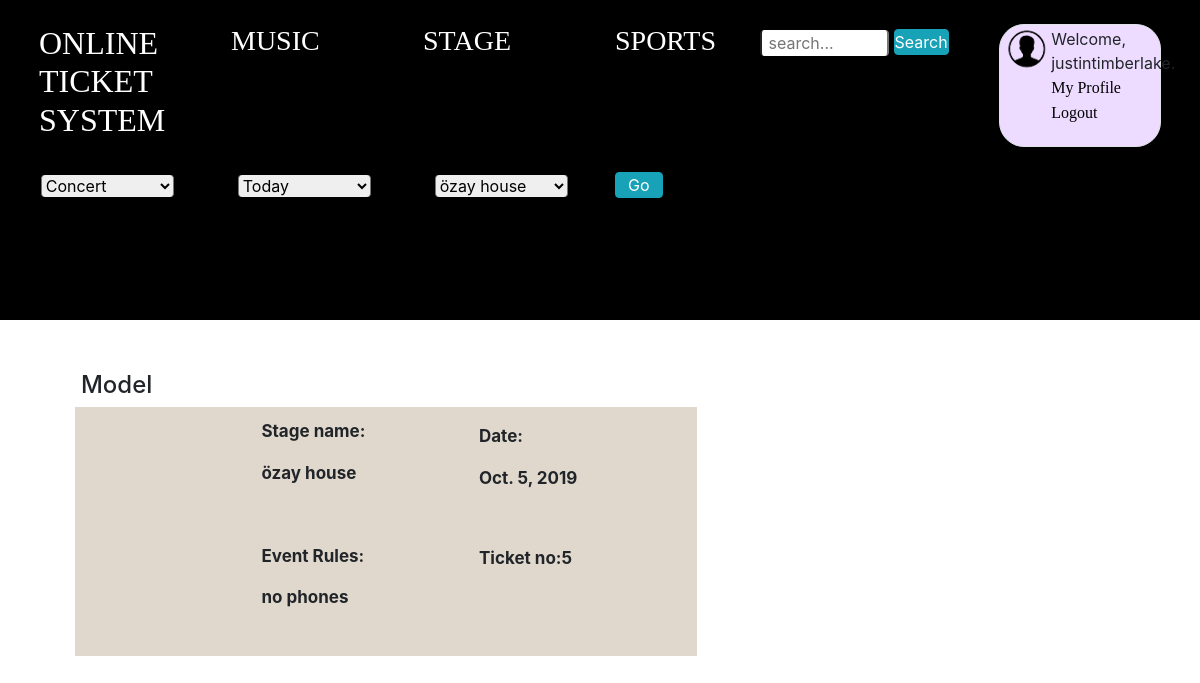
Page /account/tickets/5/preview (signed in) on the committed database.
### website/models.py (models this page shows, shortened)
class Ticket(models.Model):
    event = models.ForeignKey(Event, on_delete=models.CASCADE)
    seat_number = models.CharField(max_length=10)
    user = models.ForeignKey(User, on_delete=models.CASCADE, null=True, blank=True)
    transaction = models.ForeignKey(Transaction, on_delete=models.CASCADE)

class Event(models.Model):
    TYPE = (
        ('C', 'Concert'),
        ('T', 'Theatre'),
        ('S', 'Sports')
    )
    name = models.CharField(max_length=50)
    stage = models.ForeignKey(Stage, on_delete=models.CASCADE)
    owner = models.ForeignKey(UserProfile, on_delete=models.CASCADE, null=True)
    date = models.DateField()
    quota = models.IntegerField()
    quotastart = models.IntegerField()
    price = models.IntegerField()
    type = models.CharField(max_length=1, choices=TYPE)
    isAvailable = models.BooleanField(default=False)
    isAccepted = models.BooleanField(default=False)
    isRejected = models.BooleanField(default=False)
    rules = models.CharField(max_length=500)
    img = models.URLField(null=True, blank=True)

class Stage(models.Model):
    place = models.CharField(max_length=100)
    address = models.CharField(max_length=200)
    quota = models.IntegerField()
    def __str__(self):
        return '' + self.place

### website/views.py (the view)
# urls.py: path('account/tickets/<int:pk>/preview', views.ticket_preview, name='ticket_preview'),
@login_required
def ticket_preview(request, pk):
    ticket = get_object_or_404(Ticket, pk=pk)
    context = {"ticket": ticket}
    return render(request, 'ticket/ticket_review.html', context)

### website/views.py (called while the page is built)
def return_stage_list(request):
    return {'stage_list': Stage.objects.all()}

### templates/ticket/ticket_review.html (shortened to what this page needs)
{%  extends 'base.html' %}
    {% block head %}
        {% load static %}
        <link rel="stylesheet" type="text/css" href="{% static "css/ticket/ticket_review.css" %}">
    {% endblock %}
{% block content %}
  <div id="mainDiv">
    <div id="gizem">
     <div class="frow">
      <h4 id="head">{{ ticket.event.name }}</h4>
      <div id="firstblock">
        <div class="photo">
      </div>
        <div id="details">
          <p >Date:</p >
          <p>{{ ticket.event.date }}</p>
        </div>
        <div id="Stage">
          <p >Stage name:</p >
          <p>{{ ticket.event.stage }}</p>
        </div>
        <div id="eventdetails">
          <p >Event Rules:</p >
          <p>{{ ticket.event.rules }}</p>
        </div>
          <div id="tno">
          <p>Ticket no:{{ ticket.pk }}</p>
        </div>
      </div>
    </div>
    </div>
  </div>
{% endblock %}

### templates/base.html (shortened to what this page needs)
<!DOCTYPE html>
<html lang="en">
<head>
    <link rel="stylesheet" href="https://stackpath.bootstrapcdn.com/bootstrap/4.4.1/css/bootstrap.min.css">
     {% block head %}
             {% endblock %}
     {% load static %}
    <link rel="stylesheet" type="text/css" href="{% static 'css/base.css' %}">
</head>
<body>
    <header>
  <video playsinline="playsinline" autoplay="autoplay" muted="muted" loop="loop">
    <source src="{% static 'media/homevideo.mp4' %}" type="video/mp4">
  </video>
        <div class="row" id='mainRow'>
            <div class="col-sm-2">
                <div id="webSiteName">
                    <a href="{%  url 'home' %}">
                        <h2>Online Ticket System</h2>
                    </a>
                </div>
            </div>
            <div class="col-sm-2">
                <div class="topicsName">
                    <a href="{% url 'concert_event'  %} ">
                        <h3>Music</h3>
                    </a>
                </div>
            </div>
            <div class="col-sm-2">
                <div class="topicsName">
                    <a href="{% url 'theatre_event'  %} ">
                        <h3>Stage</h3>
                    </a>
                </div>
            </div>
            <div class="col-sm-1">
                <div class="topicsName">
                    <a href="{% url 'sport_event'  %} ">
                        <h3>Sports</h3>
                    </a>
                </div>
            </div>
            <div class="col-md-3">
                <div class="search-container">
                    <form method="GET" action="{% url 'overall_search' %}">
                    <input required name="q" value="{{ request.GET.q }}" placeholder=" search...">
                    <button class="btn btn-info py-0 px-0" type="submit">Search</button>
                    </form>
                </div>
            </div>
            <div class="col-sm-2">
            <div class="border">
                <div class="avatarDiv">
                    <img src={% static "media/user-avatar.png" %} alt="user-avatar">
                </div>
                <div class="accountTextDiv">
                    {% if user.is_authenticated %}
                    <p class="login">Welcome, {{ user.get_username }}.
                    <a href="{% url 'my_profile' %}">My Profile</a>
                        <a href="{% url 'logout' %}">Logout</a></p>
                    {% else %}
                    <p><a  href="{% url 'login' %}">Login</a></p>
                    {% endif %}
                </div>
            </div>
            </div>
        </div>
        <div class="row" id='searchFilterRow'>
            <table>
            <form action="{% url 'opinion_search' %}" method="post" >
            <div class="col-sm-2">
                <div class="categories">
                    <select name="categories">
                        <option value="C">Concert</option>
                    </select>
                </div>
            </div>
            <div class="col-sm-2">
                <div class="categories">
                    <select name="dates">
                        <option value="Today">Today</option>
                    </select>
                </div>
            </div>
            <div class="col-sm-2">
                <div class="categories">
                    <select name="stage_names">
                       {% for stage in stage_list %}
                        <option value="{{ stage.place }}">{{ stage.place }}</option>
                        {% endfor %}
                    </select>
                </div>
            </div>
            <div class="col-sm-1">
                <div class="categories">
                     <button class="btn btn-info py-0 " type="submit">Go</button>
            </div>
                </div>
            </form>
</table>
        </div>
    </header>
    <div class="container-xl">
            {% block content %}
             {% endblock %}
    </div>
</body>
</html>

### website/static/css/ticket/ticket_review.css (style rules this page uses)
#mainDiv { float: none; width: 100%; height: 768px; margin: auto; }
#gizem { position: relative; width: 100%; height: 90%; }
#head { position: relative; padding:6px; width: 40%; top: 3%; left:1%; }
#firstblock { position: relative; background-color:#e0d8cd; bottom: 6%; top:1%; height:72%; width:80%; left:1%; }
.frow { position:relative; top: 5%; margin-left:2%; width:70%; height:50%; }
#details { position: relative; width:30%; height: 40%; margin-left: 30%; bottom: 43%; left: 35%; }
#firstblock p { font-size: 17px; font-weight: bold; }
#Stage { position: relative; width:30%; height: 40%; margin-left: 30%; bottom: 85%; }
#tno { position: relative; left: 65%; bottom:111%; }
#eventdetails { position: relative; width:50%; height: 37%; margin-left: 30%; bottom: 75%;: left: 0.3%; }
.photo { position:relative; width: 25%; height: 50%; }

### website/static/css/base.css (style rules this page uses)
body { width: 100%; }
a { color: white; font-family: "Century Gothic", serif; text-decoration: none; text-transform: uppercase; }
.accountTextDiv a { color: white; font-family: "Century Gothic", serif; text-decoration: none; text-transform: initial; }
header { position: relative; background-color: black; height: 40vh; min-height: 15rem; width: 100%; overflow: hidden; }
header video { position: absolute; top: 50%; left: 50%; min-width: 100%; min-height: 100%; width: auto; height: auto; z-index: 0; -ms-transform: translateX(-50%) translateY(-50%); -moz-transform: translateX(-50%) translateY(-50%); -webkit-transform: translateX(-50%) translateY(-50%); transform: translateX(-50%) translateY(-50%); }
#webSiteName { float: left; width: 14%; height: 95%; margin: auto; }
.topicsName { float: left; width: 14%; height: 95%; margin: auto; }
.avatarDiv { float: left; width: 30%; height: 95%; margin: auto; margin-left: 2%; }
.avatarDiv img { max-width: 100%; max-height: 100%; }
.border { border-radius: 25px; border-color: #eddcff ; background: #eddcff; width: 100%; height: 100%; }
.accountTextDiv { float: left; width: 60%; height: 95%; margin: auto; padding-top: 1%; }
.accountTextDiv p { width: 100%; }
.search-container { margin: auto; width: 100%; height: 25%; padding-top: 2%; }
.search-container input { margin-left: 19%; width: 50%; webkit-border-radius: 4px !important; -moz-border-radius: 4px !important; border-radius: 4px !important; -webkit-border-top: 4px !important; -moz-border-top: 4px !important; border-top: 4px !important; -webkit-border-bottom: 4px !important; -moz-border-bottom: 4px !important; border-bottom: 4px !important; }
.search-container button { margin-bottom: 2%; }
#searchFilterRow { height: 20%; margin-top: 2%; padding-left: 2%; padding-right: 2%; text-align: center; }
.accountTextDiv a { color: black; }
.row select { webkit-border-radius: 4px !important; -moz-border-radius: 4px !important; border-radius: 4px !important; -webkit-border-top: 4px !important; -moz-border-top: 4px !important; border-top: 4px !important; -webkit-border-bottom: 4px !important; -moz-border-bottom: 4px !important; border-bottom: 4px !important; }
#mainRow { margin: auto; padding-left: 2%; padding-right: 2%; padding-top: 2%; }
.categories { float: left; width: 100%; height: 100%; margin: auto; padding-top: 1.5%; }
.categories select { width: 80%; right: 10%; height: fit-content; }
.categories button { float: left; }

### rows in the picture
Ticket: event.name "Model", event "Oct. 5, 2019", event.stage "özay house", event.rules "no phones", pk "5"

### other values in the picture
{{ user.get_username }} "justintimberlake"
form field stage_names "özay house"
